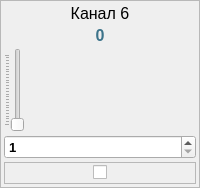
                 <widget class="QFrame" name="frPwr6">
                  <property name="minimumSize">
                   <size>
                    <width>80</width>
                    <height>0</height>
                   </size>
                  </property>
                  <property name="frameShape">
                   <enum>QFrame::StyledPanel</enum>
                  </property>
                  <property name="frameShadow">
                   <enum>QFrame::Raised</enum>
                  </property>
                  <layout class="QVBoxLayout" name="verticalLayout_11">
                   <property name="spacing">
                    <number>3</number>
                   </property>
                   <property name="leftMargin">
                    <number>3</number>
                   </property>
                   <property name="topMargin">
                    <number>3</number>
                   </property>
                   <property name="rightMargin">
                    <number>3</number>
                   </property>
                   <property name="bottomMargin">
                    <number>3</number>
                   </property>
                   <item>
                    <widget class="QLabel" name="lblTitlePwr6">
                     <property name="font">
                      <font>
                       <pointsize>12</pointsize>
                      </font>
                     </property>
                     <property name="text">
                      <string>Канал 6</string>
                     </property>
                     <property name="alignment">
                      <set>Qt::AlignCenter</set>
                     </property>
                    </widget>
                   </item>
                   <item>
                    <widget class="QLabel" name="lblValuePwr6">
                     <property name="palette">
                      <palette>
                       <active>
                        <colorrole role="WindowText">
                         <brush brushstyle="SolidPattern">
                          <color alpha="255">
                           <red>60</red>
                           <green>115</green>
                           <blue>138</blue>
                          </color>
                         </brush>
                        </colorrole>
                        <colorrole role="Text">
                         <brush brushstyle="SolidPattern">
                          <color alpha="255">
                           <red>10</red>
                           <green>121</green>
                           <blue>131</blue>
                          </color>
                         </brush>
                        </colorrole>
                       </active>
                       <inactive>
                        <colorrole role="WindowText">
                         <brush brushstyle="SolidPattern">
                          <color alpha="255">
                           <red>60</red>
                           <green>115</green>
                           <blue>138</blue>
                          </color>
                         </brush>
                        </colorrole>
                        <colorrole role="Text">
                         <brush brushstyle="SolidPattern">
                          <color alpha="255">
                           <red>10</red>
                           <green>121</green>
                           <blue>131</blue>
                          </color>
                         </brush>
                        </colorrole>
                       </inactive>
                       <disabled>
                        <colorrole role="WindowText">
                         <brush brushstyle="SolidPattern">
                          <color alpha="255">
                           <red>120</red>
                           <green>120</green>
                           <blue>120</blue>
                          </color>
                         </brush>
                        </colorrole>
                        <colorrole role="Text">
                         <brush brushstyle="SolidPattern">
                          <color alpha="255">
                           <red>120</red>
                           <green>120</green>
                           <blue>120</blue>
                          </color>
                         </brush>
                        </colorrole>
                       </disabled>
                      </palette>
                     </property>
                     <property name="font">
                      <font>
                       <pointsize>12</pointsize>
                       <weight>75</weight>
                       <bold>true</bold>
                      </font>
                     </property>
                     <property name="text">
                      <string>0</string>
                     </property>
                     <property name="alignment">
                      <set>Qt::AlignCenter</set>
                     </property>
                    </widget>
                   </item>
                   <item>
                    <widget class="QSlider" name="sldPwr6">
                     <property name="minimum">
                      <number>1</number>
                     </property>
                     <property name="maximum">
                      <number>250</number>
                     </property>
                     <property name="orientation">
                      <enum>Qt::Vertical</enum>
                     </property>
                     <property name="tickPosition">
                      <enum>QSlider::TicksAbove</enum>
                     </property>
                     <property name="tickInterval">
                      <number>10</number>
                     </property>
                    </widget>
                   </item>
                   <item>
                    <widget class="QSpinBox" name="edValuePwr6">
                     <property name="font">
                      <font>
                       <pointsize>10</pointsize>
                       <weight>75</weight>
                       <bold>true</bold>
                      </font>
                     </property>
                     <property name="minimum">
                      <number>1</number>
                     </property>
                     <property name="maximum">
                      <number>250</number>
                     </property>
                     <property name="singleStep">
                      <number>10</number>
                     </property>
                    </widget>
                   </item>
                   <item>
                    <widget class="QFrame" name="frCbPwr6">
                     <property name="frameShape">
                      <enum>QFrame::StyledPanel</enum>
                     </property>
                     <property name="frameShadow">
                      <enum>QFrame::Raised</enum>
                     </property>
                     <layout class="QHBoxLayout" name="horizontalLayout_12">
                      <property name="spacing">
                       <number>0</number>
                      </property>
                      <property name="leftMargin">
                       <number>0</number>
                      </property>
                      <property name="topMargin">
                       <number>0</number>
                      </property>
                      <property name="rightMargin">
                       <number>0</number>
                      </property>
                      <property name="bottomMargin">
                       <number>0</number>
                      </property>
                      <item>
                       <spacer name="horizontalSpacer_11">
                        <property name="orientation">
                         <enum>Qt::Horizontal</enum>
                        </property>
                        <property name="sizeHint" stdset="0">
                         <size>
                          <width>24</width>
                          <height>20</height>
                         </size>
                        </property>
                       </spacer>
                      </item>
                      <item>
                       <widget class="QCheckBox" name="cbPwr6">
                        <property name="text">
                         <string/>
                        </property>
                       </widget>
                      </item>
                      <item>
                       <spacer name="horizontalSpacer_12">
                        <property name="orientation">
                         <enum>Qt::Horizontal</enum>
                        </property>
                        <property name="sizeHint" stdset="0">
                         <size>
                          <width>24</width>
                          <height>20</height>
                         </size>
                        </property>
                       </spacer>
                      </item>
                     </layout>
                    </widget>
                   </item>
                  </layout>
                 </widget>
